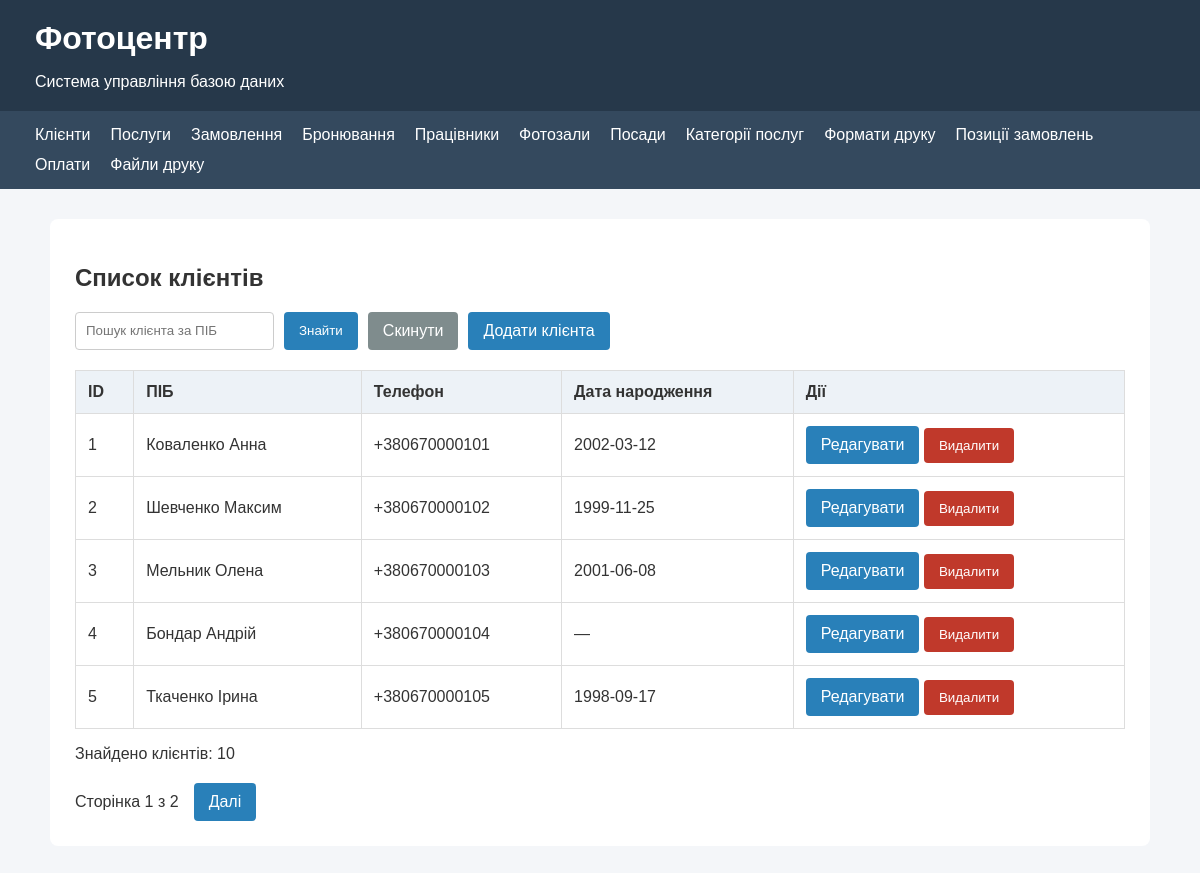
The page / on the database its author committed.
### tables this page shows
CREATE TABLE `Client` (
  `client_id` int NOT NULL AUTO_INCREMENT,
  `full_name` varchar(100) NOT NULL,
  `phone` varchar(20) DEFAULT NULL,
  `birth_date` date DEFAULT NULL,
  PRIMARY KEY (`client_id`)
);

### src/functions.php (called while the page is built, shortened)
<?php
function e($value): string
{
    return htmlspecialchars(
        (string) $value,
        ENT_QUOTES | ENT_SUBSTITUTE,
        'UTF-8'
    );
}

### public/index.php (the view, shortened to what this page needs)
<?php
require_once __DIR__ . '/../src/db.php';
require_once __DIR__ . '/../src/functions.php';
$search = trim($_GET['search'] ?? '');
$page = max(1, (int) ($_GET['page'] ?? 1));
$limit = 5;
$countStmt = $pdo->prepare(
    "SELECT COUNT(*) FROM Client
     WHERE full_name LIKE :search"
);
$countStmt->execute([
    'search' => '%' . $search . '%'
]);
$total = (int) $countStmt->fetchColumn();
$totalPages = max(1, (int) ceil($total / $limit));
$page = min($page, $totalPages);
$offset = ($page - 1) * $limit;
$stmt = $pdo->prepare(
    "SELECT client_id, full_name, phone, birth_date
     FROM Client
     WHERE full_name LIKE :search
     ORDER BY client_id
     LIMIT :limit OFFSET :offset"
);
$stmt->bindValue(
    ':search', '%' . $search . '%', PDO::PARAM_STR
);
$stmt->bindValue(':limit', $limit, PDO::PARAM_INT);
$stmt->bindValue(':offset', $offset, PDO::PARAM_INT);
$stmt->execute();
$clients = $stmt->fetchAll();
?>
<!DOCTYPE html>
<html lang="uk">
<head>
    <link rel="stylesheet" href="css/style.css">
</head>
<body>
<?php require __DIR__ . '/../src/nav.php'; ?>
<main>
    <h2>Список клієнтів</h2>
<form method="get" action="index.php" class="toolbar">
    <input type="search"
           name="search"
           placeholder="Пошук клієнта за ПІБ"
           value="<?= e($search) ?>">
    <button type="submit">Знайти</button>
    <a href="index.php" class="cancel-btn">
        Скинути
    </a>
    <a href="client_form.php" class="add-btn">
    Додати клієнта
    </a>
</form>
    <table>
        <thead>
            <tr>
                <th>ID</th>
                <th>ПІБ</th>
                <th>Телефон</th>
                <th>Дата народження</th>
                <th>Дії</th>
            </tr>
        </thead>
        <tbody>
            <?php foreach ($clients as $client): ?>
                <tr>
                    <td>
                        <?= e($client['client_id']) ?>
                    </td>
                    <td>
                        <?= e($client['full_name']) ?>
                    </td>
                    <td>
                        <?= e($client['phone']) ?>
                    </td>
                    <td>
                        <?= e($client['birth_date'] ?? '—') ?>
                    </td>
                    <td>
                    <a href="client_edit.php?id=<?= e($client['client_id']) ?>"
                    class="edit-btn">
                        Редагувати
                    </a>
                        <form action="client_delete.php"
                            method="post"
                            class="delete-form"
                            onsubmit="return confirm('Ви дійсно бажаєте видалити клієнта?');">
                            <button type="submit" class="delete-btn">
                                Видалити
                            </button>
                        </form>
                    </td>
                </tr>
            <?php endforeach; ?>
        </tbody>
    </table>
    <p>Знайдено клієнтів: <?= $total ?></p>
    <div class="pagination">
        <span>
            Сторінка <?= $page ?> з <?= $totalPages ?>
        </span>
        <?php if ($page < $totalPages): ?>
            <a class="edit-btn"
            href="?page=<?= $page + 1 ?>&amp;search=<?= e(urlencode($search)) ?>">
                Далі
            </a>
        <?php endif; ?>
    </div>
</main>
</body>
</html>

### public/css/style.css (style rules this page uses)
* { box-sizing: border-box; }
body { margin: 0; font-family: Arial, sans-serif; background-color: #f4f6f9; color: #333; }
main { max-width: 1100px; margin: 30px auto; padding: 25px; background: white; border-radius: 8px; }
.toolbar { display: flex; flex-wrap: wrap; gap: 10px; margin-bottom: 20px; }
input { padding: 10px; border: 1px solid #ccc; border-radius: 4px; }
button { padding: 10px 15px; background-color: #2980b9; color: white; border: none; border-radius: 4px; cursor: pointer; }
table { width: 100%; border-collapse: collapse; }
th, td { padding: 12px; border: 1px solid #ddd; text-align: left; }
th { background-color: #edf2f7; }
.pagination { margin-top: 20px; display: flex; align-items: center; gap: 15px; }
.cancel-btn { display: inline-block; padding: 10px 15px; color: white; background-color: #7f8c8d; border-radius: 4px; text-decoration: none; }
.add-btn { display: inline-block; padding: 10px 15px; background-color: #2980b9; color: white; text-decoration: none; border-radius: 4px; }
.edit-btn { display: inline-block; padding: 10px 15px; background-color: #2980b9; color: white; text-decoration: none; border-radius: 4px; }
.delete-form { display: inline-block; margin: 0; }
.delete-btn { background-color: #c0392b; }

### rows shown on the page
client: client_id "1", full_name "Коваленко Анна", phone "+380670000101", birth_date "2002-03-12"
client: client_id "2", full_name "Шевченко Максим", phone "+380670000102", birth_date "1999-11-25"
client: client_id "3", full_name "Мельник Олена", phone "+380670000103", birth_date "2001-06-08"
client: client_id "4", full_name "Бондар Андрій", phone "+380670000104", birth_date "—"
client: client_id "5", full_name "Ткаченко Ірина", phone "+380670000105", birth_date "1998-09-17"

### other values the page prints
$total "10"
$page "1"
$totalPages "2"
